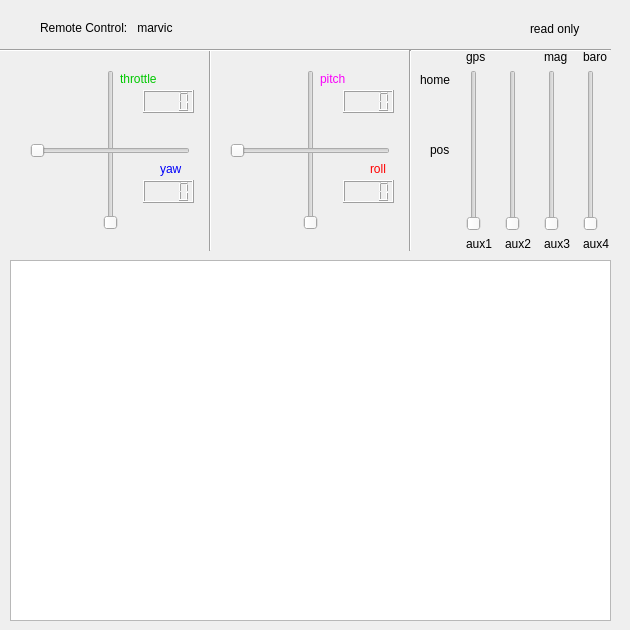
       <widget class="QWidget" name="rc_marvic">
        <attribute name="title">
         <string>rc_marvic</string>
        </attribute>
        <widget class="QLabel" name="rc_marvic_label_headline">
         <property name="geometry">
          <rect>
           <x>40</x>
           <y>20</y>
           <width>201</width>
           <height>16</height>
          </rect>
         </property>
         <property name="text">
          <string>Remote Control:   marvic</string>
         </property>
        </widget>
        <widget class="Line" name="line_separator_rc_marvic_1">
         <property name="geometry">
          <rect>
           <x>200</x>
           <y>50</y>
           <width>20</width>
           <height>201</height>
          </rect>
         </property>
         <property name="orientation">
          <enum>Qt::Vertical</enum>
         </property>
        </widget>
        <widget class="Line" name="line_separator_rc_marvic_2">
         <property name="geometry">
          <rect>
           <x>0</x>
           <y>40</y>
           <width>611</width>
           <height>20</height>
          </rect>
         </property>
         <property name="orientation">
          <enum>Qt::Horizontal</enum>
         </property>
        </widget>
        <widget class="QLabel" name="rc_marvic_label_read_only">
         <property name="geometry">
          <rect>
           <x>530</x>
           <y>20</y>
           <width>91</width>
           <height>17</height>
          </rect>
         </property>
         <property name="text">
          <string>read only</string>
         </property>
        </widget>
        <widget class="Line" name="line_separator_rc_marvic_3">
         <property name="geometry">
          <rect>
           <x>400</x>
           <y>50</y>
           <width>20</width>
           <height>201</height>
          </rect>
         </property>
         <property name="orientation">
          <enum>Qt::Vertical</enum>
         </property>
        </widget>
        <widget class="QWidget" name="gridLayoutWidget_7">
         <property name="geometry">
          <rect>
           <x>460</x>
           <y>50</y>
           <width>160</width>
           <height>201</height>
          </rect>
         </property>
         <layout class="QGridLayout" name="gridLayout_aux_rc_marvic">
          <item row="1" column="2">
           <widget class="QSlider" name="remote_slider_rc_marvic_aux3">
            <property name="cursor">
             <cursorShape>ForbiddenCursor</cursorShape>
            </property>
            <property name="focusPolicy">
             <enum>Qt::NoFocus</enum>
            </property>
            <property name="minimum">
             <number>1000</number>
            </property>
            <property name="maximum">
             <number>2000</number>
            </property>
            <property name="orientation">
             <enum>Qt::Vertical</enum>
            </property>
           </widget>
          </item>
          <item row="0" column="2">
           <widget class="QLabel" name="rc_marvic_label_mag">
            <property name="font">
             <font>
              <weight>50</weight>
              <bold>false</bold>
             </font>
            </property>
            <property name="styleSheet">
             <string notr="true"/>
            </property>
            <property name="text">
             <string>mag</string>
            </property>
           </widget>
          </item>
          <item row="1" column="0">
           <widget class="QSlider" name="remote_slider_rc_marvic_aux1">
            <property name="cursor">
             <cursorShape>ForbiddenCursor</cursorShape>
            </property>
            <property name="focusPolicy">
             <enum>Qt::NoFocus</enum>
            </property>
            <property name="minimum">
             <number>1000</number>
            </property>
            <property name="maximum">
             <number>2000</number>
            </property>
            <property name="orientation">
             <enum>Qt::Vertical</enum>
            </property>
           </widget>
          </item>
          <item row="0" column="0">
           <widget class="QLabel" name="rc_marvic_label_gps">
            <property name="font">
             <font>
              <weight>50</weight>
              <bold>false</bold>
             </font>
            </property>
            <property name="styleSheet">
             <string notr="true"/>
            </property>
            <property name="text">
             <string>gps</string>
            </property>
           </widget>
          </item>
          <item row="1" column="3">
           <widget class="QSlider" name="remote_slider_rc_marvic_aux4">
            <property name="cursor">
             <cursorShape>ForbiddenCursor</cursorShape>
            </property>
            <property name="focusPolicy">
             <enum>Qt::NoFocus</enum>
            </property>
            <property name="minimum">
             <number>1000</number>
            </property>
            <property name="maximum">
             <number>2000</number>
            </property>
            <property name="orientation">
             <enum>Qt::Vertical</enum>
            </property>
           </widget>
          </item>
          <item row="1" column="1">
           <widget class="QSlider" name="remote_slider_rc_marvic_aux2">
            <property name="cursor">
             <cursorShape>ForbiddenCursor</cursorShape>
            </property>
            <property name="focusPolicy">
             <enum>Qt::NoFocus</enum>
            </property>
            <property name="minimum">
             <number>1000</number>
            </property>
            <property name="maximum">
             <number>2000</number>
            </property>
            <property name="orientation">
             <enum>Qt::Vertical</enum>
            </property>
           </widget>
          </item>
          <item row="0" column="3">
           <widget class="QLabel" name="rc_marvic_label_baro">
            <property name="font">
             <font>
              <weight>50</weight>
              <bold>false</bold>
             </font>
            </property>
            <property name="styleSheet">
             <string notr="true"/>
            </property>
            <property name="text">
             <string>baro</string>
            </property>
           </widget>
          </item>
          <item row="2" column="0">
           <widget class="QLabel" name="rc_marvic_label_aux1">
            <property name="font">
             <font>
              <weight>50</weight>
              <bold>false</bold>
             </font>
            </property>
            <property name="styleSheet">
             <string notr="true"/>
            </property>
            <property name="text">
             <string>aux1</string>
            </property>
           </widget>
          </item>
          <item row="2" column="1">
           <widget class="QLabel" name="rc_marvic_label_aux4">
            <property name="font">
             <font>
              <weight>50</weight>
              <bold>false</bold>
             </font>
            </property>
            <property name="styleSheet">
             <string notr="true"/>
            </property>
            <property name="text">
             <string>aux2</string>
            </property>
           </widget>
          </item>
          <item row="2" column="2">
           <widget class="QLabel" name="rc_marvic_label_aux3">
            <property name="font">
             <font>
              <weight>50</weight>
              <bold>false</bold>
             </font>
            </property>
            <property name="styleSheet">
             <string notr="true"/>
            </property>
            <property name="text">
             <string>aux3</string>
            </property>
           </widget>
          </item>
          <item row="2" column="3">
           <widget class="QLabel" name="rc_marvic_label_aux2">
            <property name="font">
             <font>
              <weight>50</weight>
              <bold>false</bold>
             </font>
            </property>
            <property name="styleSheet">
             <string notr="true"/>
            </property>
            <property name="text">
             <string>aux4</string>
            </property>
           </widget>
          </item>
         </layout>
        </widget>
        <widget class="QLabel" name="rc_marvic_label_gps_home">
         <property name="geometry">
          <rect>
           <x>420</x>
           <y>70</y>
           <width>41</width>
           <height>20</height>
          </rect>
         </property>
         <property name="font">
          <font>
           <weight>50</weight>
           <bold>false</bold>
          </font>
         </property>
         <property name="styleSheet">
          <string notr="true"/>
         </property>
         <property name="text">
          <string>home</string>
         </property>
        </widget>
        <widget class="QLabel" name="rc_marvic_label_gps_pos">
         <property name="geometry">
          <rect>
           <x>430</x>
           <y>140</y>
           <width>31</width>
           <height>20</height>
          </rect>
         </property>
         <property name="font">
          <font>
           <weight>50</weight>
           <bold>false</bold>
          </font>
         </property>
         <property name="styleSheet">
          <string notr="true"/>
         </property>
         <property name="text">
          <string>pos</string>
         </property>
        </widget>
        <widget class="QLabel" name="rc_marvic_label_pitch">
         <property name="geometry">
          <rect>
           <x>320</x>
           <y>70</y>
           <width>66</width>
           <height>17</height>
          </rect>
         </property>
         <property name="font">
          <font>
           <weight>50</weight>
           <bold>false</bold>
          </font>
         </property>
         <property name="styleSheet">
          <string notr="true">QLabel{ color: rgb(250,0,250) }</string>
         </property>
         <property name="text">
          <string>pitch</string>
         </property>
        </widget>
        <widget class="QSlider" name="remote_slider_rc_marvic_pitch">
         <property name="geometry">
          <rect>
           <x>300</x>
           <y>70</y>
           <width>22</width>
           <height>160</height>
          </rect>
         </property>
         <property name="cursor">
          <cursorShape>ForbiddenCursor</cursorShape>
         </property>
         <property name="focusPolicy">
          <enum>Qt::NoFocus</enum>
         </property>
         <property name="minimum">
          <number>1000</number>
         </property>
         <property name="maximum">
          <number>2000</number>
         </property>
         <property name="tracking">
          <bool>false</bool>
         </property>
         <property name="orientation">
          <enum>Qt::Vertical</enum>
         </property>
         <property name="tickPosition">
          <enum>QSlider::NoTicks</enum>
         </property>
        </widget>
        <widget class="QLCDNumber" name="lcdNumber_rc_marvic_pitch">
         <property name="geometry">
          <rect>
           <x>343</x>
           <y>90</y>
           <width>51</width>
           <height>23</height>
          </rect>
         </property>
         <property name="frameShadow">
          <enum>QFrame::Raised</enum>
         </property>
         <property name="numDigits">
          <number>4</number>
         </property>
        </widget>
        <widget class="QLCDNumber" name="lcdNumber_rc_marvic_roll">
         <property name="geometry">
          <rect>
           <x>343</x>
           <y>180</y>
           <width>51</width>
           <height>23</height>
          </rect>
         </property>
         <property name="frameShape">
          <enum>QFrame::Box</enum>
         </property>
         <property name="frameShadow">
          <enum>QFrame::Raised</enum>
         </property>
         <property name="numDigits">
          <number>4</number>
         </property>
        </widget>
        <widget class="QSlider" name="remote_slider_rc_marvic_roll">
         <property name="geometry">
          <rect>
           <x>230</x>
           <y>140</y>
           <width>160</width>
           <height>22</height>
          </rect>
         </property>
         <property name="cursor">
          <cursorShape>ForbiddenCursor</cursorShape>
         </property>
         <property name="focusPolicy">
          <enum>Qt::NoFocus</enum>
         </property>
         <property name="minimum">
          <number>1000</number>
         </property>
         <property name="maximum">
          <number>2000</number>
         </property>
         <property name="tracking">
          <bool>false</bool>
         </property>
         <property name="orientation">
          <enum>Qt::Horizontal</enum>
         </property>
         <property name="tickPosition">
          <enum>QSlider::NoTicks</enum>
         </property>
        </widget>
        <widget class="QLabel" name="rc_marvic_label_roll">
         <property name="geometry">
          <rect>
           <x>370</x>
           <y>160</y>
           <width>41</width>
           <height>17</height>
          </rect>
         </property>
         <property name="font">
          <font>
           <weight>50</weight>
           <bold>false</bold>
          </font>
         </property>
         <property name="styleSheet">
          <string notr="true">QLabel{ color: rgb(255,0,0) }</string>
         </property>
         <property name="text">
          <string>roll</string>
         </property>
        </widget>
        <widget class="QLabel" name="rc_marvic_label_throttle">
         <property name="geometry">
          <rect>
           <x>120</x>
           <y>70</y>
           <width>66</width>
           <height>17</height>
          </rect>
         </property>
         <property name="font">
          <font>
           <weight>50</weight>
           <bold>false</bold>
          </font>
         </property>
         <property name="styleSheet">
          <string notr="true">QLabel{ color: rgb(0,200,0) }</string>
         </property>
         <property name="text">
          <string>throttle</string>
         </property>
        </widget>
        <widget class="QLabel" name="rc_marvic_label_yaw">
         <property name="geometry">
          <rect>
           <x>160</x>
           <y>160</y>
           <width>31</width>
           <height>17</height>
          </rect>
         </property>
         <property name="font">
          <font>
           <weight>50</weight>
           <bold>false</bold>
          </font>
         </property>
         <property name="styleSheet">
          <string notr="true">QLabel{ color: rgb(0,0,250) }</string>
         </property>
         <property name="text">
          <string>yaw</string>
         </property>
        </widget>
        <widget class="QSlider" name="remote_slider_rc_marvic_throttle">
         <property name="geometry">
          <rect>
           <x>100</x>
           <y>70</y>
           <width>22</width>
           <height>160</height>
          </rect>
         </property>
         <property name="cursor">
          <cursorShape>ForbiddenCursor</cursorShape>
         </property>
         <property name="focusPolicy">
          <enum>Qt::NoFocus</enum>
         </property>
         <property name="minimum">
          <number>1000</number>
         </property>
         <property name="maximum">
          <number>2000</number>
         </property>
         <property name="value">
          <number>1000</number>
         </property>
         <property name="tracking">
          <bool>false</bool>
         </property>
         <property name="orientation">
          <enum>Qt::Vertical</enum>
         </property>
         <property name="tickPosition">
          <enum>QSlider::NoTicks</enum>
         </property>
        </widget>
        <widget class="QSlider" name="remote_slider_rc_marvic_yaw">
         <property name="geometry">
          <rect>
           <x>30</x>
           <y>140</y>
           <width>160</width>
           <height>22</height>
          </rect>
         </property>
         <property name="cursor">
          <cursorShape>ForbiddenCursor</cursorShape>
         </property>
         <property name="focusPolicy">
          <enum>Qt::NoFocus</enum>
         </property>
         <property name="minimum">
          <number>1000</number>
         </property>
         <property name="maximum">
          <number>2000</number>
         </property>
         <property name="tracking">
          <bool>false</bool>
         </property>
         <property name="orientation">
          <enum>Qt::Horizontal</enum>
         </property>
         <property name="tickPosition">
          <enum>QSlider::NoTicks</enum>
         </property>
        </widget>
        <widget class="QLCDNumber" name="lcdNumber_rc_marvic_throttle">
         <property name="geometry">
          <rect>
           <x>143</x>
           <y>90</y>
           <width>51</width>
           <height>23</height>
          </rect>
         </property>
         <property name="numDigits">
          <number>4</number>
         </property>
        </widget>
        <widget class="QLCDNumber" name="lcdNumber_rc_marvic_yaw">
         <property name="geometry">
          <rect>
           <x>143</x>
           <y>180</y>
           <width>51</width>
           <height>23</height>
          </rect>
         </property>
         <property name="numDigits">
          <number>4</number>
         </property>
        </widget>
        <widget class="PlotWidget" name="graphicsView_rc_marvic">
         <property name="geometry">
          <rect>
           <x>10</x>
           <y>260</y>
           <width>601</width>
           <height>361</height>
          </rect>
         </property>
        </widget>
       </widget>
